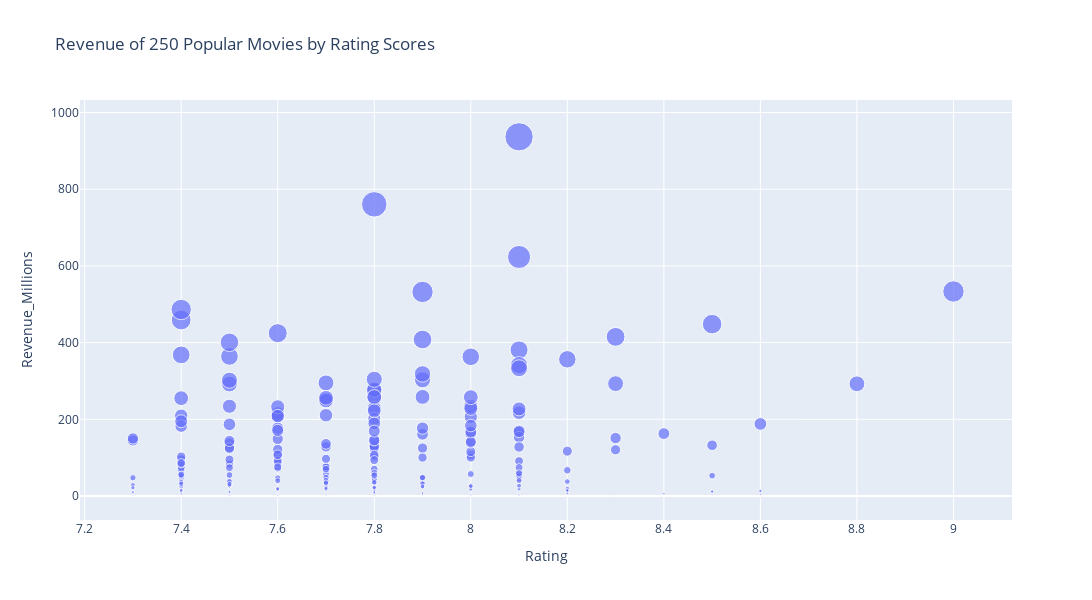

The cell this chart's notebook holds for it:
### Markdown cell above
#### c. Plotly kütüphanesi kullanarak, Popüler 250 Filmin rating puanlarına göre hasılatını buble chart ile gösterin .

### Code cell
#the required columns are Rating, Revenue_Millions, Rank
bubble_data = df_new[['Rating', 'Revenue_Millions', 'Rank']]

fig = px.scatter(bubble_data, x='Rating', y='Revenue_Millions', size='Revenue_Millions', 
                 hover_name='Rank', title='Revenue of 250 Popular Movies by Rating Scores')
fig.update_layout(width=1100,height=600)

fig.show()


#Insight5: Based on the provided data and the graphic, 
#it is evident that the majority of movie revenues fall within the range of $100-400 million. 
#Similarly, the ratings of the movies are concentrated between 7.4 and 8.1. 
#It is challenging to argue for a strong correlation 
#between the movie rating and revenue based solely on this data. 
#However, it can be clearly stated that movies with the highest earnings 
#tend to have ratings between 7.8 and 8.1. 
#This suggests that there may be a positive relationship between higher ratings and higher revenue, 
#although other factors could also contribute to a movie's financial success.

### Figure 1 — Plotly figure (JSON) as saved in the notebook; plotly's stock layout.template omitted (floating-point values rounded to 4 significant figures; data arrays with more than 128 entries replaced by an {"elided": "..."} marker saying what was removed)
{"data": [{"hovertemplate": "<b>%{hovertext}</b><br><br>Rating=%{x}<br>Revenue_Millions=%{marker.size}<extra></extra>", "hovertext": {"elided": "250 int values"}, "legendgroup": "", "marker": {"color": "#636efa", "size": {"elided": "250 float values"}, "sizemode": "area", "sizeref": 2.342, "symbol": "circle"}, "mode": "markers", "name": "", "orientation": "v", "showlegend": false, "type": "scatter", "x": {"elided": "250 float values"}, "xaxis": "x", "y": {"elided": "250 float values"}, "yaxis": "y"}], "layout": {"height": 600, "legend": {"itemsizing": "constant", "tracegroupgap": 0}, "title": {"text": "Revenue of 250 Popular Movies by Rating Scores"}, "width": 1100, "xaxis": {"anchor": "y", "autorange": true, "domain": [0, 1], "range": [7.19, 9.121], "title": {"text": "Rating"}, "type": "linear"}, "yaxis": {"anchor": "x", "autorange": true, "domain": [0, 1], "range": [-62.57, 1033.0], "title": {"text": "Revenue_Millions"}, "type": "linear"}}}
